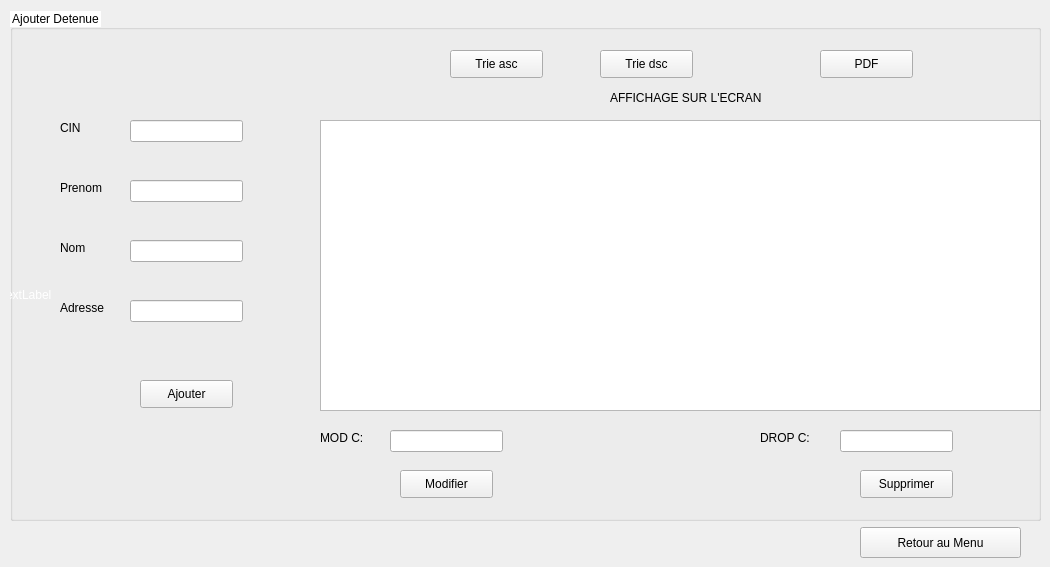
    <widget class="QWidget" name="page_3">
     <widget class="QGroupBox" name="groupBox_19">
      <property name="geometry">
       <rect>
        <x>10</x>
        <y>10</y>
        <width>1031</width>
        <height>511</height>
       </rect>
      </property>
      <property name="styleSheet">
       <string notr="true">QTextEdit
{
    background-color: white;
}
 QGroupBox::title {
   
     background-color: white;
 }</string>
      </property>
      <property name="title">
       <string>Ajouter Detenue</string>
      </property>
      <widget class="QTableView" name="affiche">
       <property name="geometry">
        <rect>
         <x>310</x>
         <y>110</y>
         <width>721</width>
         <height>291</height>
        </rect>
       </property>
      </widget>
      <widget class="QLineEdit" name="lineEdit_cin">
       <property name="geometry">
        <rect>
         <x>120</x>
         <y>110</y>
         <width>113</width>
         <height>22</height>
        </rect>
       </property>
      </widget>
      <widget class="QLineEdit" name="lineEdit_prenom">
       <property name="geometry">
        <rect>
         <x>120</x>
         <y>170</y>
         <width>113</width>
         <height>22</height>
        </rect>
       </property>
      </widget>
      <widget class="QLineEdit" name="lineEdit_nom">
       <property name="geometry">
        <rect>
         <x>120</x>
         <y>230</y>
         <width>113</width>
         <height>22</height>
        </rect>
       </property>
      </widget>
      <widget class="QLineEdit" name="lineEdit_adresse">
       <property name="geometry">
        <rect>
         <x>120</x>
         <y>290</y>
         <width>113</width>
         <height>22</height>
        </rect>
       </property>
      </widget>
      <widget class="QLabel" name="label_48">
       <property name="geometry">
        <rect>
         <x>50</x>
         <y>110</y>
         <width>31</width>
         <height>16</height>
        </rect>
       </property>
       <property name="styleSheet">
        <string notr="true">Qlabel{
background: transparent;
}</string>
       </property>
       <property name="text">
        <string>CIN</string>
       </property>
      </widget>
      <widget class="QLabel" name="label_49">
       <property name="geometry">
        <rect>
         <x>50</x>
         <y>170</y>
         <width>61</width>
         <height>16</height>
        </rect>
       </property>
       <property name="text">
        <string>Prenom</string>
       </property>
      </widget>
      <widget class="QLabel" name="label_50">
       <property name="geometry">
        <rect>
         <x>50</x>
         <y>230</y>
         <width>41</width>
         <height>16</height>
        </rect>
       </property>
       <property name="text">
        <string>Nom</string>
       </property>
      </widget>
      <widget class="QLabel" name="label_51">
       <property name="geometry">
        <rect>
         <x>50</x>
         <y>290</y>
         <width>61</width>
         <height>16</height>
        </rect>
       </property>
       <property name="text">
        <string>Adresse</string>
       </property>
      </widget>
      <widget class="QPushButton" name="pushButton_12">
       <property name="geometry">
        <rect>
         <x>130</x>
         <y>370</y>
         <width>93</width>
         <height>28</height>
        </rect>
       </property>
       <property name="text">
        <string>Ajouter</string>
       </property>
      </widget>
      <widget class="QPushButton" name="pushButton_13">
       <property name="geometry">
        <rect>
         <x>440</x>
         <y>40</y>
         <width>93</width>
         <height>28</height>
        </rect>
       </property>
       <property name="text">
        <string>Trie asc</string>
       </property>
      </widget>
      <widget class="QPushButton" name="pushButton_14">
       <property name="geometry">
        <rect>
         <x>590</x>
         <y>40</y>
         <width>93</width>
         <height>28</height>
        </rect>
       </property>
       <property name="text">
        <string>Trie dsc</string>
       </property>
      </widget>
      <widget class="QPushButton" name="pushButton_34">
       <property name="geometry">
        <rect>
         <x>810</x>
         <y>40</y>
         <width>93</width>
         <height>28</height>
        </rect>
       </property>
       <property name="text">
        <string>PDF</string>
       </property>
      </widget>
      <widget class="QLineEdit" name="lineEdit">
       <property name="geometry">
        <rect>
         <x>380</x>
         <y>420</y>
         <width>113</width>
         <height>22</height>
        </rect>
       </property>
      </widget>
      <widget class="QLineEdit" name="lineEdit_3">
       <property name="geometry">
        <rect>
         <x>830</x>
         <y>420</y>
         <width>113</width>
         <height>22</height>
        </rect>
       </property>
      </widget>
      <widget class="QLabel" name="label_52">
       <property name="geometry">
        <rect>
         <x>310</x>
         <y>420</y>
         <width>55</width>
         <height>16</height>
        </rect>
       </property>
       <property name="text">
        <string>MOD C:</string>
       </property>
      </widget>
      <widget class="QLabel" name="label_53">
       <property name="geometry">
        <rect>
         <x>750</x>
         <y>420</y>
         <width>55</width>
         <height>16</height>
        </rect>
       </property>
       <property name="text">
        <string>DROP C:</string>
       </property>
      </widget>
      <widget class="QPushButton" name="pushButton_39">
       <property name="geometry">
        <rect>
         <x>390</x>
         <y>460</y>
         <width>93</width>
         <height>28</height>
        </rect>
       </property>
       <property name="text">
        <string>Modifier</string>
       </property>
      </widget>
      <widget class="QPushButton" name="pushButton_40">
       <property name="geometry">
        <rect>
         <x>850</x>
         <y>460</y>
         <width>93</width>
         <height>28</height>
        </rect>
       </property>
       <property name="text">
        <string>Supprimer</string>
       </property>
      </widget>
      <widget class="QLabel" name="label_54">
       <property name="geometry">
        <rect>
         <x>600</x>
         <y>80</y>
         <width>211</width>
         <height>16</height>
        </rect>
       </property>
       <property name="text">
        <string>AFFICHAGE SUR L'ECRAN</string>
       </property>
      </widget>
      <widget class="QLabel" name="label_pic10">
       <property name="geometry">
        <rect>
         <x>-10</x>
         <y>9</y>
         <width>1071</width>
         <height>551</height>
        </rect>
       </property>
       <property name="styleSheet">
        <string notr="true">QLabel{
 color: white;
  background: transparent;
}</string>
       </property>
       <property name="text">
        <string>TextLabel</string>
       </property>
      </widget>
      <zorder>label_pic10</zorder>
      <zorder>affiche</zorder>
      <zorder>lineEdit_cin</zorder>
      <zorder>lineEdit_prenom</zorder>
      <zorder>lineEdit_nom</zorder>
      <zorder>lineEdit_adresse</zorder>
      <zorder>label_48</zorder>
      <zorder>label_49</zorder>
      <zorder>label_50</zorder>
      <zorder>label_51</zorder>
      <zorder>pushButton_12</zorder>
      <zorder>pushButton_13</zorder>
      <zorder>pushButton_14</zorder>
      <zorder>pushButton_34</zorder>
      <zorder>lineEdit</zorder>
      <zorder>lineEdit_3</zorder>
      <zorder>label_52</zorder>
      <zorder>label_53</zorder>
      <zorder>pushButton_39</zorder>
      <zorder>pushButton_40</zorder>
      <zorder>label_54</zorder>
     </widget>
     <widget class="QPushButton" name="pushButton_63">
      <property name="geometry">
       <rect>
        <x>860</x>
        <y>527</y>
        <width>161</width>
        <height>31</height>
       </rect>
      </property>
      <property name="text">
       <string>Retour au Menu</string>
      </property>
     </widget>
    </widget>
